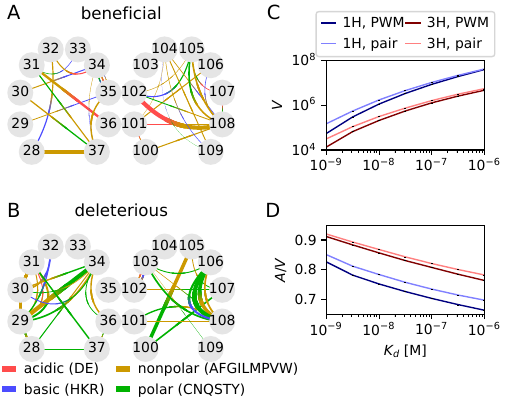

Here is the Python script that generated this plot:
#!/usr/bin/env python
from matplotlib.ticker import MaxNLocator
import pdb
import matplotlib.pyplot as plt
import matplotlib as mpl
import pandas
from helper import *
from labeler import Labeler
from sklearn.linear_model import lasso_path, Lasso
import os
from matplotlib import gridspec
from data_preparation_transformed import get_data, get_f1, cdr1_list, cdr3_list
from get_fit_PWM_transformation import get_transformations
from bayesian_lasso_emcee import bayesian_lasso
import itertools
import errno
import os


def mkdir(path):
    try:
        os.makedirs(path)
    except OSError as exc:  # Python >2.5
        if exc.errno == errno.EEXIST and os.path.isdir(path):
            pass
        else:
            raise

logKD2PWM, PWM2logKD = get_transformations()
med_rep, pos, A, AA, A2, KD_lims, exp_lims = get_data(logKD2PWM)

mpl.rcParams['font.size'] = 10
mpl.rcParams['pdf.fonttype'] = 42
mpl.font_manager.FontProperties(family = 'Helvetica')

def fit_ave_epistasis_by_pos(A, num_muts, val, AA, seq, lims):
    np.random.seed(1)
    f = (np.array(val)).flatten()
    ind_zero = np.where(np.array(num_muts==0))[0]
    wt_val = val[ind_zero]

    f1, x = get_f1(A, num_muts, f, wt_val, limit =lims)
    usable = np.isfinite(f1) & np.isfinite(f)& (num_muts>1)
    usable = np.where(usable)[0]
    my_p = np.random.permutation(usable.shape[0]).tolist()
    delta = usable.shape[0]/10
    subsets = [usable[my_p[ind:(ind+delta)]] for ind in range(0,len(my_p), delta)]
    epi_energy, average_epi, Rsquare, penalties, epi_mu, epi_sigma, epi_p = fit_epistasis(A, num_muts, val, AA, seq, lims, subsets)
    return epi_energy, average_epi, Rsquare, penalties, epi_mu, epi_sigma, epi_p


def fit_lasso(full_A, f, f1, subsets, lims):
    A = np.array(full_A)
    SSE = 0
    y = f-f1
    usethis = np.isfinite(y)
    max_penalty = np.max(np.abs(-A[usethis].T.dot(y[usethis])) / np.sum(usethis)) * 10
    penalties = np.logspace(np.log10(max_penalty), np.log10(max_penalty)-6, 100)
    for jj in range(len(subsets)):
        test = subsets.pop(0)
        train = [item for sublist in subsets for item in sublist]
        A_train = A[train]
        y_train = y[train]
        usethis = np.isfinite(y_train)
        A_train = A_train[usethis]
        empty_A = full_A.sum(axis=0)>=3

        _ , coef_path, _ = lasso_path(A_train[:, empty_A], y_train[usethis], alphas=penalties)

        A_test = A[test]
        f1_test = f1[test]
        yhat = A_test[:,empty_A].dot(coef_path) + np.array([f1_test]).T
        yhat[yhat<(lims[0])] = lims[0]
        yhat[yhat>(lims[1])] = lims[1]
        residual = (yhat-np.array([f[test]]).T)**2
        SSE += np.sum(residual, axis=0)
        subsets.append(test)


    ind = np.argsort(SSE)[0]
    best_penalty = penalties[ind]
    clf = Lasso(alpha=best_penalty)
    usethis = list(itertools.chain.from_iterable(subsets))
    A_train = A[usethis]
    y_train = y[usethis]
    usethis = np.isfinite(y_train)
    A_train = A_train[usethis]
    y_train = y_train[usethis]
    empty_A = full_A.sum(axis=0)>=3

    clf.fit(A_train[:, empty_A], y_train)
    coeff = np.zeros(full_A.shape[1])
    coeff [empty_A]= clf.coef_
    return penalties, SSE, best_penalty, coeff

def make_linear_epistasis_model(AA, seq):
    A = []
    biochemistry = {'A':0, 'C':1,'D':2,'E':2,'F':0,'G':0,'H':3,'I':0,'K':3,'L':0,'M':0,'N':1,'P':0,'Q':1,'R':3,'S':1,'T':1,'V':0,'W':0,'Y':1}
    paired = np.array([[0,1,2,3],[1,4,5,6],[2,5,7,8],[3,6,8,9]], dtype=int)
    num_atoms = {'A':1, 'C':2,'D':4,'E':5,'F':7,'G':0,'H':5,'I':4,'K':5,'L':4,'M':4,'N':4,'P':3,'Q':5,'R':7,'S':2,'T':3,'V':3,'W':10,'Y':8}
    original_size = (40,40)

    def make_A(aa):
        curr = np.where([a != ref for a, ref in zip(aa, seq)])[0]
        tempA = np.zeros(original_size)
        for ii in curr:
            for jj in curr:
                if ii < jj:
                    tempA[ii * 4 + biochemistry[aa[ii]], jj * 4 + biochemistry[aa[jj]]] = 1
        return tempA

    for aa in AA:
        tempA =make_A(aa)
        A.append(tempA.flatten().tolist())

    A = np.array(A)
    return A

def fit_epistasis(A, num_muts, val, AA, seq, lims, subsets):
    original_size = (40,40)
    f = (np.array(val)).flatten()
    ind_zero = np.where(np.array(num_muts==0))[0]
    wt_val = val[ind_zero]
    f1, x = get_f1(A, num_muts, f, wt_val, limit =lims)

    A = make_linear_epistasis_model(AA, seq)
    penalties, SSE, best_penalty, coeff = fit_lasso(A, f, f1, subsets, lims)
    Rsquare = 1 - SSE/np.nansum((f[list(itertools.chain.from_iterable(subsets))]-np.nanmean(f[list(itertools.chain.from_iterable(subsets))]))**2)
    print Rsquare
    epi_energy = A.dot(coeff)

    def coeff_to_matrix(x, usethis, offset=0):
        out = np.zeros((A.shape[1])) + offset
        out[usethis] = x
        out = np.reshape(out, original_size)
        return out

    nonzero = coeff != 0
    average_epi = coeff_to_matrix(coeff[nonzero], nonzero)
    usethis = list(itertools.chain.from_iterable(subsets))
    A_bayesian = A[usethis]
    y_bayesian = (f-f1)[usethis]
    A_bayesian = A_bayesian[:, nonzero]
    epi_mu, epi_sigma, epi_p, sample_rate = bayesian_lasso(A_bayesian, y_bayesian, best_penalty, coeff[nonzero], burn_in=5000,num_iterations=50000, nwalkers = int(np.sum(nonzero)*2+2))
    epi_mu = coeff_to_matrix(epi_mu, nonzero)
    epi_sigma = coeff_to_matrix(epi_sigma, nonzero)
    epi_p = coeff_to_matrix(epi_p, nonzero, offset=1.)

    Rsquare = 1 - SSE/np.nansum((f[usethis] - np.nanmean(f[usethis]))**2)
    return epi_energy, average_epi, Rsquare, penalties, epi_mu, epi_sigma, epi_p


def plot_connections(average_epi, seq, offset, cutoff, ax, x_offset, visible=True, label_on=False):
    pi = np.pi
    colors = [[1,1,0],[0.5,0.5,0],[1,0.6,0.6],[0.6,0.6,1],[0.,0.8,0.0],[0.5,1,0.5],[0,1,1],[0.8,0.,0.],[0.7,0,0.7],[0.,0.,0.8]]
    colors1 = np.array([[0.8,0.6,0],[0,0.7,0],[1.,0.3,0.3],[0.3,0.3,1.]])
    paired = np.array([[0,1,2,3],[1,4,5,6],[2,5,7,8],[3,6,8,9]], dtype=int)
    theta = np.cumsum(np.linspace(-4.5,4.5,10))
    theta = np.linspace(5* np.pi/4., -1* np.pi/4., 10 )
    theta -= np.tan(theta)/90
    coords = np.array([np.cos(theta)+x_offset, np.sin(theta)]).T

    x = np.linspace(-1,1,100)
    y = x**2 - 1
    if label_on:
        ax.plot(coords[0,0],coords[0,1], c=colors1[2], zorder=0, label='acidic (DE)')
        ax.plot(coords[0,0],coords[0,1], c=colors1[3], zorder=0, label='basic (HKR)')
        ax.plot(coords[0,0],coords[0,1], c=colors1[0], zorder=0, label='nonpolar (AFGILMPVW)')
        ax.plot(coords[0,0],coords[0,1], c=colors1[1], zorder=0, label='polar (CNQSTY)')

    coeff = 3./np.max(np.abs(average_epi))
    out = np.zeros(10)
    rotate = lambda angle:np.array([[np.cos(angle), -np.sin(angle)],[np.sin(angle), np.cos(angle)]])
    for ii in range(10):
        if visible:
            ax.scatter(coords[ii,0],coords[ii,1], s=350, c=[0.9,0.9,0.9], zorder=20, lw=0)
            ax.text(coords[ii,0],coords[ii,1], r'%i'%(offset+ii), ha='center', va='center', zorder=21)

        for jj in range(10):
            count = 1
            for kk in range(4):
                for ll in range(4):
                    if (np.abs(average_epi[ii*4+kk,jj*4+ll]) > cutoff) and visible:
                        radius = np.sqrt(np.sum(np.diff(coords[[ii,jj]], axis=0)**2))
                        center = np.array([np.mean(coords[[ii,jj],0]), np.mean(coords[[ii,jj],1])])
                        angle = float(np.arctan(np.diff(coords[[ii,jj],1]) / (np.diff(coords[[ii,jj],0])+1e-10)))

                        too_close = True
                        while too_close:
                            curvature = ((count/2)%6.5)/4. * (-1)**count
                            new_coords = np.array([x,y*curvature])*radius/2.
                            new_coords = rotate(angle).dot(new_coords)
                            new_coords += np.array([center]).T
                            count+=1
                            def get_dist(trajectory, compare):
                                dists = np.sqrt(np.sum((trajectory.T - np.array([compare]))**2, axis=1))

                                if np.max(np.sqrt(np.sum((trajectory.T - np.array([x_offset, 0]))**2, axis=1)))>1.05:
                                    return 0

                                return np.min(dists)

                            min_dist = np.min([get_dist(new_coords, coords[scan]) for scan in range(10) if (ii != scan) and (jj != scan)])
                            if min_dist > 0.35:
                                too_close = False

                        mid_color = (colors1[kk] + colors1[ll])/2.

                        ax.plot(new_coords[0][:45],new_coords[1][:45], c=colors1[kk], lw=coeff*np.abs(average_epi[ii*4+kk,jj*4+ll]))
                        ax.plot(new_coords[0][55:],new_coords[1][55:], c=colors1[ll], lw=coeff*np.abs(average_epi[ii*4+kk,jj*4+ll]))

                        for mm in range(40,60):
                            p = (59 - mm)/19.
                            curr_color = colors1[kk]*p + colors1[ll]*(1-p)
                            ax.plot(new_coords[0][mm:(mm+2)],new_coords[1][mm:(mm+2)], c=curr_color, lw=coeff*np.abs(average_epi[ii*4+kk,jj*4+ll]))

                        out[paired[kk,ll]] += 1

    ax.set_ylim([-1.2,1.3])
    return out

def get_stats(in_pd):
    possible_muts = np.cumsum(np.unique(np.array(in_pd['predicted_total'])))
    vol_0 = {'mu1':[], 'sigma1':[],'mu2':[], 'sigma2':[],'boundary':[],'num_muts':[],'dm2_dJ':[],'sigma_dm2_dJ':[]}
    surf_0 = {'mu1':[], 'sigma1':[],'mu2':[], 'sigma2':[],'boundary':[],'num_muts':[],'dm2_dJ':[],'sigma_dm2_dJ':[]}
    ind = np.argsort(in_pd['seed'])
    in_pd = in_pd.loc[ind]
    for boundary in np.unique(in_pd['boundary'].dropna().tolist())[::-1]:
        for num_muts in [10]:
            if boundary <= -9.5:
                continue
            try:
                usethis = (in_pd['num_muts'] == num_muts) & (in_pd['boundary']==boundary)
                in_csv = in_pd.loc[usethis].drop_duplicates(subset=['seed','num_J','boundary','num_muts'])
            except:
                continue


            fraction_in = np.array(in_csv['num_viable']).flatten()
            fraction_boundary = np.array(in_csv['exit_percent'], dtype =float).flatten()
            num_Js = np.array(in_csv['num_J']).flatten()
            usethis = num_Js==0
            bootstrap_J = np.unique(num_Js)[-1]
            usethis2 = num_Js==bootstrap_J
            common_seed = np.intersect1d(in_csv['seed'].loc[usethis], in_csv['seed'].loc[usethis2])
            usethis &= in_csv['seed'].isin(common_seed)
            usethis2 &= in_csv['seed'].isin(common_seed)

            if np.nanmean(fraction_in[usethis]) == 0:
                continue

            def bootstrap_var(x):
                n = x.shape[0]
                inds = np.arange(x.shape[0])
                xhat = np.array([np.sum(x[inds!=ii])/(n-1) for ii in inds])
                mu = np.mean(x)

                s_var = (n - 1.) / n * np.sum((xhat-mu) ** 2)
                return s_var

            mu1 = np.nanmean((fraction_in[usethis]))
            SE1 = np.sqrt(bootstrap_var(fraction_in[usethis]))

            vol_0['mu1'].append( mu1 )
            vol_0['sigma1'].append( SE1 )

            mu2 = np.nanmean(fraction_in[usethis2])
            SE2 = np.sqrt(bootstrap_var(fraction_in[usethis2]))

            vol_0['mu2'].append( mu2 )
            vol_0['sigma2'].append( SE2 )

            dmu2_dJ = np.nanmean(((fraction_in[usethis2]) - (fraction_in[usethis]))/bootstrap_J)
            SEdmu2_dJ = np.nanstd(((fraction_in[usethis2]) - (fraction_in[usethis]))/bootstrap_J, ddof=-1) / np.sqrt(np.sum(usethis2))

            vol_0['dm2_dJ'].append(dmu2_dJ)
            vol_0['sigma_dm2_dJ'].append(SEdmu2_dJ)

            vol_0['num_muts'].append(num_muts)
            vol_0['boundary'].append(boundary)
            ############################surface now
            mu1 = np.nanmean((fraction_boundary[usethis]))
            SE1 = np.sqrt(bootstrap_var(fraction_boundary[usethis]))

            surf_0['mu1'].append( (mu1) )
            surf_0['sigma1'].append( (SE1) )

            mu2 = np.nanmean(fraction_boundary[usethis2])
            SE2 = np.sqrt(bootstrap_var(fraction_boundary[usethis2]))
            surf_0['mu2'].append( mu2 )
            surf_0['sigma2'].append( SE2 )

            dmu2_dJ =  np.nanmean(((fraction_boundary[usethis2]) - (fraction_boundary[usethis]))/bootstrap_J)
            SEdmu2_dJ = np.nanstd(((fraction_boundary[usethis2]) - (fraction_boundary[usethis]))/bootstrap_J, ddof=-1) / np.sqrt(np.sum(usethis2))

            surf_0['dm2_dJ'].append(dmu2_dJ)
            surf_0['sigma_dm2_dJ'].append(SEdmu2_dJ)
            surf_0['num_muts'].append(num_muts)
            surf_0['boundary'].append(boundary)



    vol_0 = pandas.DataFrame(vol_0)
    surf_0 = pandas.DataFrame(surf_0)
    return vol_0, surf_0

def fmt(x, pos):
    a, b = '{:.1e}'.format(x).split('e')
    b = int(b)
    return r'${} \times 10^{{{}}}$'.format(a, b)

def summary_plot(surf, vol, ax1, ax2, colors, title=[''], make_colorbar=False, ylabels=False):
    V1 = vol.pivot(index='num_muts', columns='boundary', values='mu1')
    V1_sigma = vol.pivot(index='num_muts', columns='boundary', values='sigma1')

    V2 = vol.pivot(index='num_muts', columns='boundary', values='mu2')
    V2_sigma = vol.pivot(index='num_muts', columns='boundary', values='sigma2')

    S1 = surf.pivot(index='num_muts', columns='boundary', values='mu1')
    S1_sigma = surf.pivot(index='num_muts', columns='boundary', values='sigma1')

    S2 = surf.pivot(index='num_muts', columns='boundary', values='mu2')
    S2_sigma = surf.pivot(index='num_muts', columns='boundary', values='sigma2')

    for num_muts in [10]:
        ax = ax1

        x = np.array(V1.loc[num_muts])
        y = np.array(V2.loc[num_muts])
        xs = np.array(V1_sigma.loc[num_muts])
        ys = np.array(V2_sigma.loc[num_muts])
        boundary = np.array(V1.keys())
        cax = ax.plot(10**boundary, x, lw=1, c=colors[0], label=title + r', PWM')
        cax = ax.plot(10**boundary, y, lw=1, c=colors[1], label=title + r', pair')

        cax = ax.errorbar(10**boundary, x, yerr=xs, fmt='.', c=colors[0],markersize=0, capsize=0)
        cax = ax.errorbar(10**boundary, y, yerr=ys, fmt='.', c=colors[1],markersize=0, capsize=0)
        cax = ax.errorbar(10**boundary, x, yerr=xs, fmt='.', c=[0,0,0],markersize=0, capsize=0, zorder=21)
        cax = ax.errorbar(10**boundary, y, yerr=ys, fmt='.', c=[0,0,0],markersize=0, capsize=0, zorder=21)

        ax.set_xscale('log')
        ax.set_yscale('log')
        scale_min = np.min(np.hstack((x,y)))
        scale_max = np.max(np.hstack((x,y)))
        scale_min = 10**(np.floor(np.log10(scale_min)))
        scale_max = 10**(np.ceil(np.log10(scale_max)))

        ax.set_xlim([1e-9, 1e-6])
        ax.set_ylim([1e4,1e8])

        ax.set_yticks([1e4,1e6,1e8])
        ax.set_xticks([1e-9,1e-8,1e-7,1e-6])
        if not ylabels:
            ax.set_yticklabels([])
        else:
            ax.set_ylabel(r'$V$')

        ax = ax2
        x = np.array(S1.loc[num_muts])
        y = np.array(S2.loc[num_muts])
        xs = np.array(S1_sigma.loc[num_muts])
        ys = np.array(S2_sigma.loc[num_muts])
        boundary = np.array(S1.keys())

        cax = ax.plot(10**boundary, x, lw=1, c=colors[0], label=title + r', PWM')
        cax = ax.plot(10**boundary, y, lw=1, c=colors[1], label=title + r', pair')

        cax = ax.errorbar(10**boundary, x, yerr=xs, fmt='.', c=[0,0,0],markersize=0, capsize=0, zorder=21)
        cax = ax.errorbar(10**boundary, y, yerr=ys, fmt='.', c=[0,0,0],markersize=0, capsize=0, zorder=21)
        ax.set_xlabel(r'$K_d$ [M]')
        ax.set_xscale('log')
        ax.set_yscale('linear')

        ax.xaxis.set_major_locator(MaxNLocator(4))
        scale_min = np.min(np.hstack((x,y)))
        scale_max = np.max(np.hstack((x,y)))
        scale_min = np.floor(scale_min*20)/20.
        scale_max = np.ceil(scale_max*20)/20.
        ax.set_yticks([0.7,0.8,0.9])
        ax.set_xticks([1e-9,1e-8,1e-7,1e-6])

        if not ylabels:
            ax.set_yticklabels([])
        else:
            ax.set_ylabel(r'$A/V$')

        ax.set_ylim([0.65,0.95])
        ax.set_xlim([1e-9, 1e-6])


usethis1 = np.where(med_rep['CDR3_muts']==0)[0]
usethis3 = np.where(med_rep['CDR1_muts']==0)[0]
A1 = A[usethis1]
A3 = A[usethis3]
A2_1 = A2[usethis1]
A2_3 = A2[usethis3]
pos1 = pos[usethis1]
pos3 = pos[usethis3]
pos1 = pos1[:,:10]
pos3 = pos3[:,10:]
AA1 = [AA[ii][:10] for ii in usethis1]
AA3 = [AA[ii][10:] for ii in usethis3]
usethis1 = med_rep.index[usethis1]
usethis3 = med_rep.index[usethis3]
KD1 = np.array((med_rep['KD'].loc[usethis1]))
KD3 = np.array((med_rep['KD'].loc[usethis3]))
num_muts1 = np.array(med_rep['CDR1_muts'].loc[usethis1])
num_muts3 = np.array(med_rep['CDR3_muts'].loc[usethis3])
KD_use1 = ~np.array(med_rep['KD_exclude'].loc[usethis1])
KD_use3 = ~np.array(med_rep['KD_exclude'].loc[usethis3])

print '# of triple mutants, CDR1: %i, CDR3:%i'%(np.sum(num_muts1==3),np.sum(num_muts3==3))
print '# of triple mutants within boundary, CDR1: %i, CDR3:%i'%(np.sum(KD_use1[num_muts1==3]),np.sum(KD_use3[num_muts3==3]))
mkdir('./biochemical_fit')
try:
    KD_epi_1 = np.array(pandas.read_csv('./biochemical_fit/KD_epi_1.csv',index_col=0))
    KD_average_epi_1= np.array(pandas.read_csv('./biochemical_fit/KD_average_epi_1.csv',index_col=0))
    Rsquare1= np.array(pandas.read_csv('./biochemical_fit/Rsquare1.csv',index_col=0))
    penalties1= np.array(pandas.read_csv('./biochemical_fit/penalties1.csv',index_col=0))
    epi_mu1= np.array(pandas.read_csv('./biochemical_fit/epi_mu1.csv',index_col=0))
    epi_sigma1= np.array(pandas.read_csv('./biochemical_fit/epi_sigma1.csv',index_col=0))
    epi_p1 = np.array(pandas.read_csv('./biochemical_fit/epi_p1.csv',index_col=0))

except:
    KD_epi_1, KD_average_epi_1, Rsquare1, penalties1, epi_mu1, epi_sigma1, epi_p1 = fit_ave_epistasis_by_pos(A1, num_muts1, KD1, AA1, cdr1_list, KD_lims)
    pandas.DataFrame(KD_epi_1).to_csv('./biochemical_fit/KD_epi_1.csv')
    pandas.DataFrame(KD_average_epi_1).to_csv('./biochemical_fit/KD_average_epi_1.csv')
    pandas.DataFrame(Rsquare1).to_csv('./biochemical_fit/Rsquare1.csv')
    pandas.DataFrame(penalties1).to_csv('./biochemical_fit/penalties1.csv')
    pandas.DataFrame(epi_mu1).to_csv('./biochemical_fit/epi_mu1.csv')
    pandas.DataFrame(epi_sigma1).to_csv('./biochemical_fit/epi_sigma1.csv')
    pandas.DataFrame(epi_p1).to_csv('./biochemical_fit/epi_p1.csv')

try:
    KD_epi_3 = np.array(pandas.read_csv('./biochemical_fit/KD_epi_3.csv',index_col=0))
    KD_average_epi_3= np.array(pandas.read_csv('./biochemical_fit/KD_average_epi_3.csv',index_col=0))
    Rsquare3= np.array(pandas.read_csv('./biochemical_fit/Rsquare3.csv',index_col=0))
    penalties3= np.array(pandas.read_csv('./biochemical_fit/penalties3.csv',index_col=0))
    epi_mu3= np.array(pandas.read_csv('./biochemical_fit/epi_mu3.csv',index_col=0))
    epi_sigma3= np.array(pandas.read_csv('./biochemical_fit/epi_sigma3.csv',index_col=0))
    epi_p3 = np.array(pandas.read_csv('./biochemical_fit/epi_p3.csv',index_col=0))

except:
    KD_epi_3, KD_average_epi_3, Rsquare3, penalties3, epi_mu3, epi_sigma3, epi_p3 = fit_ave_epistasis_by_pos(A3, num_muts3, KD3, AA3, cdr3_list, KD_lims)
    pandas.DataFrame(KD_epi_3).to_csv('./biochemical_fit/KD_epi_3.csv')
    pandas.DataFrame(KD_average_epi_3).to_csv('./biochemical_fit/KD_average_epi_3.csv')
    pandas.DataFrame(Rsquare3).to_csv('./biochemical_fit/Rsquare3.csv')
    pandas.DataFrame(penalties3).to_csv('./biochemical_fit/penalties3.csv')
    pandas.DataFrame(epi_mu3).to_csv('./biochemical_fit/epi_mu3.csv')
    pandas.DataFrame(epi_sigma3).to_csv('./biochemical_fit/epi_sigma3.csv')
    pandas.DataFrame(epi_p3).to_csv('./biochemical_fit/epi_p3.csv')

if __name__ == '__main__':

    print '# of found epistatic terms from biochemical model, CDR1H: %i, CDR3H: %i'%(np.sum(KD_average_epi_1!=0),np.sum(KD_average_epi_3!=0))
    A_opt1 = make_linear_epistasis_model(['TFGHYWMNWV'], cdr1_list)
    A_opt3 = make_linear_epistasis_model(['GASYGMEYLG'], cdr3_list)
    epi_contributions1 = (A_opt1 * (KD_average_epi_1.flatten())).flatten()
    epi_contributions3 = (A_opt3 * (KD_average_epi_3.flatten())).flatten()
    usethis1 = np.where(epi_contributions1)[0]
    usethis3 = np.where(epi_contributions3)[0]
    print 'Epistatic contribution to OPT CDR1H domain: '+ str(epi_contributions1[usethis1])
    print 'Epistatic contribution to OPT CDR3H domain: '+ str(epi_contributions3[usethis3])
    print 'Epistatic contribution to OPT CDR1H domain: '+ str(np.sum(epi_contributions1[usethis1]))
    print 'Epistatic contribution to OPT CDR3H domain: '+ str(np.sum(epi_contributions3[usethis3]))

    print 'sum |epistatic contribution| CDR1: %f'%(np.sum(np.abs(KD_average_epi_1)))
    print 'sum |epistatic contribution| CDR3: %f'%(np.sum(np.abs(KD_average_epi_3)))
    plt.ion()
    plt.close('all')
    figsize=(7.3*0.7,4)

    fig, axes = plt.subplots(figsize=figsize)
    num_x = 20
    gs = gridspec.GridSpec(11, num_x)
    plt.subplots_adjust(
        bottom = 0.05,
        top = 0.93,
        left = 0.01,
        right = 0.95,
        hspace = 0.4,
        wspace = 1.5)


    def get_sign_model(x, sign):
        out = np.array(x)
        out[(out*sign)>0] = 0
        return out


    ax = plt.subplot(gs[0:5,0:(num_x/2)])
    CDR1_pos_connections = plot_connections(get_sign_model(KD_average_epi_1,1) * (epi_p1<(5e-2)), cdr1_list, 28,0., ax,0)
    ax.axis('off')
    # Make a labler to add labels to subplots
    labeler = Labeler(xpad=-0.03,ypad=0.01,fontsize=14)
    labeler.label_subplot(ax,'A')
    ax.set_title('beneficial')
    CDR3_pos_connections = plot_connections(get_sign_model(KD_average_epi_3,1) * (epi_p3<(5e-2)), cdr3_list, 100,0., ax,2.5)
    ax.set_xlim([-1.3,3.8])
    ax.axis('off')

    ax = plt.subplot(gs[6:,0:(num_x/2)])
    CDR1_neg_connections = plot_connections(get_sign_model(KD_average_epi_1,-1) * (epi_p1<(5e-2)), cdr1_list, 28,0., ax,0)
    ax.axis('off')
    labeler.label_subplot(ax,'B')
    ax.set_title('deleterious')

    CDR3_neg_connections = plot_connections(get_sign_model(KD_average_epi_3,-1) * (epi_p3<(5e-2)), cdr3_list, 100,0., ax,2.5, label_on=True)
    ax.set_xlim([-1.3,3.8])
    ax.axis('off')

    leg = ax.legend(loc='lower center', bbox_to_anchor=(0.63,-0.19), frameon=False, columnspacing=1, handlelength=0.6, ncol=2)
    for legobj in leg.legendHandles:
        legobj.set_linewidth(4)

    ax3 = plt.subplot(gs[1:4,(num_x*3/5+1):])
    ax4 = plt.subplot(gs[6:9,(num_x*3/5+1):])
    cdr1_results = pandas.read_csv('cdr1h.csv', header=0)
    vol_0, surf_0 = get_stats(cdr1_results)
    summary_plot(surf_0, vol_0, ax3, ax4, colors=['#000080','#8080FF'], title ='1H', ylabels=True)

    labeler = Labeler(xpad=0.09,ypad=0.01, fontsize=14)

    plt.subplot(gs[0,(num_x*3/5+1):]).set_visible(False)
    labeler.label_subplot(plt.subplot(gs[0,(num_x*3/5+1):]),'C')
    labeler.label_subplot(ax4,'D')

    cdr3_results = pandas.read_csv('cdr3h.csv', header=0)
    vol_0, surf_0 = get_stats(cdr3_results)
    summary_plot(surf_0, vol_0, ax3, ax4, colors=['#800000','#FF8080'], title ='3H', make_colorbar=False, ylabels=True)
    leg = ax3.legend(loc='center', bbox_to_anchor=(0.5, 1.3),ncol=2, columnspacing=0.1, frameon=True, fancybox=True, scatterpoints=1, borderaxespad=0, handlelength=1., handletextpad=0.5)


    plt.savefig('figure_3.pdf')
    plt.close()
